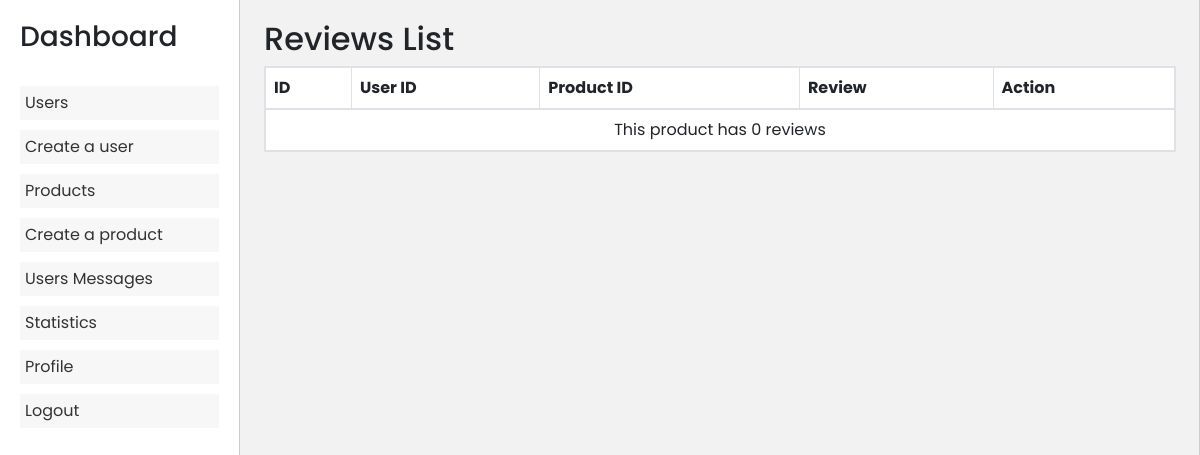
Before: /admin/dashboard.php?page=details_reviews&product_id=53 (signed in) with the older database file.
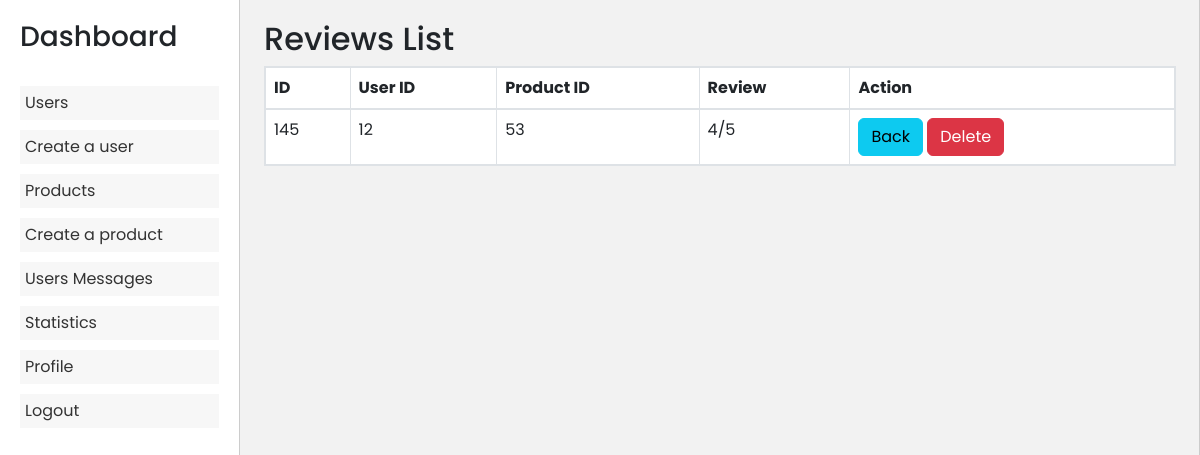
After: the same page with the newer database file.
### tables this page shows
CREATE TABLE IF NOT EXISTS `reviews` (
  `id` int NOT NULL AUTO_INCREMENT,
  `user_id` int NOT NULL,
  `product_id` int NOT NULL,
  `review` varchar(255) NOT NULL,
  PRIMARY KEY (`id`),
  KEY `user_id` (`user_id`),
  KEY `product_id` (`product_id`)
);

### admin/details_reviews.php (the view, shortened to what this page needs)
<?php
if (isset($_SESSION["admin"])) {
    require "../validate/connect.php";
?>
    <!DOCTYPE html>
    <html lang="en">
    <head>
        <link href="https://cdn.jsdelivr.net/npm/bootstrap@5.3.0/dist/css/bootstrap.min.css" rel="stylesheet">
    </head>
    <body>
        <div class="container">
            <h2>Reviews List</h2>
            <table class="table table-bordered">
                <thead>
                    <tr>
                        <th>ID</th>
                        <th>User ID</th>
                        <th>Product ID</th>
                        <th>Review</th>
                        <th>Action</th>
                    </tr>
                </thead>
                <tbody>
                    <?php
                    $id = $_GET["product_id"];
                    $sql = "SELECT * FROM reviews WHERE product_id=$id";
                    $result = mysqli_query($connect, $sql);
                    if (mysqli_num_rows($result) > 0) {
                        while ($row = mysqli_fetch_assoc($result)) {
                            echo '<tr>
                                <td>' . $row["id"] . '</td>
                                <td>' . $row["user_id"] . '</td>
                                <td>' . $row["product_id"] . '</td>
                                <td>' . $row["review"] . '</td>
                                <td>
                                <a href="dashboard.php?page=products" class="btn btn-info">Back</a>
                                    <a href="delete_review.php?review_id=' . $row["id"] . '" class="btn btn-danger" onclick="return confirm(\'Are you sure you want to delete this review?\')">Delete</a>
                                </td>
                              </tr>';
                        }
                    } else {
                        echo '<tr >
                                    <td style="text-align: center;" colspan="5">This product has 0 reviews</td>
                              </tr>';
                    }
                    ?>
                </tbody>
            </table>
        </div>
    </body>
    </html>
<?php
} else if (isset($_SESSION["user"])) {
    header("location:../index.php");
} else {
    header("Location: ../login.php");
}

Changed rows visible on the page:
added reviews: id "145", user "12", product "53", review "4/5"
Other visible differences:
text no longer shown: "This product has 0 reviews"
